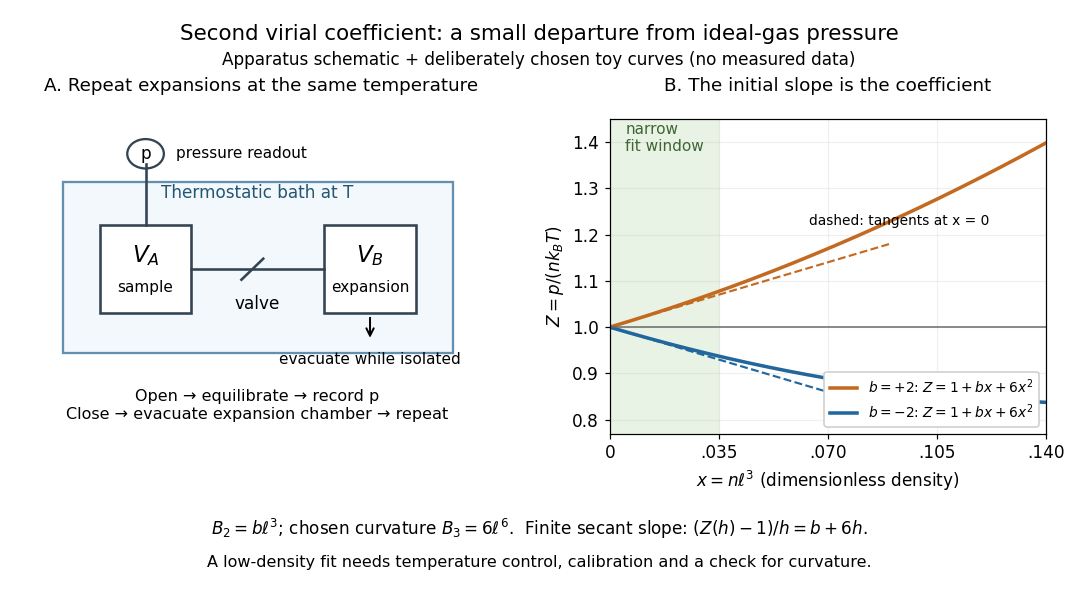

Recreate this plot in Python.
"""Burnett principle and chosen virial polynomials; no measured data.

Tested with Python 3.14.4, NumPy 2.3.5, Matplotlib 3.10.7.
Run from _media: MPLCONFIGDIR=/tmp/codex-wiki-matplotlib python3 ../second-virial-pvt-and-slope.py
The PNG basename is written to the current working directory.
"""

from pathlib import Path

import matplotlib

matplotlib.use("Agg")
import matplotlib.pyplot as plt
from matplotlib.patches import Circle, FancyArrowPatch, Rectangle
import numpy as np


def main():
    plt.rcParams.update({"font.size": 11, "axes.titlesize": 12, "axes.labelsize": 11})
    fig, (apparatus, slopes) = plt.subplots(1, 2, figsize=(9.8, 5.4))
    fig.patch.set_facecolor("white")
    fig.subplots_adjust(left=0.04, right=0.97, bottom=0.27, top=0.80, wspace=0.30)
    fig.suptitle("Second virial coefficient: a small departure from ideal-gas pressure", fontsize=14, y=0.96)
    fig.text(0.5, 0.89, "Apparatus schematic + deliberately chosen toy curves (no measured data)", ha="center", fontsize=11)

    apparatus.set(xlim=(0, 10), ylim=(0, 9))
    apparatus.axis("off")
    apparatus.set_title("A. Repeat expansions at the same temperature", pad=18)
    apparatus.add_patch(Rectangle((0.45, 2.3), 8.95, 4.9, facecolor="#f3f8fc", edgecolor="#6390ae", lw=1.5))
    apparatus.text(4.9, 6.75, "Thermostatic bath at T", ha="center", color="#245670")
    for x, label, desc in [(1.3, "$V_A$", "sample"), (6.45, "$V_B$", "expansion")]:
        apparatus.add_patch(Rectangle((x, 3.45), 2.1, 2.5, facecolor="white", edgecolor="#334452", lw=1.7))
        apparatus.text(x + 1.05, 4.9, label, ha="center", fontsize=15)
        apparatus.text(x + 1.05, 4.05, desc, ha="center", fontsize=10)
    apparatus.plot([3.4, 4.8, 6.45], [4.7, 4.7, 4.7], color="#334452", lw=1.7)
    apparatus.plot([4.55, 5.05], [4.4, 5.0], color="#334452", lw=1.7)
    apparatus.text(4.9, 3.55, "valve", ha="center")
    apparatus.plot([2.35, 2.35], [5.95, 7.7], color="#334452", lw=1.7)
    apparatus.add_patch(Circle((2.35, 8.0), 0.42, facecolor="white", edgecolor="#334452", lw=1.5))
    apparatus.text(2.35, 8.0, "p", ha="center", va="center")
    apparatus.text(3.05, 8.0, "pressure readout", va="center", fontsize=10)
    apparatus.add_patch(FancyArrowPatch((7.5, 3.4), (7.5, 2.65), arrowstyle="->", mutation_scale=12, lw=1.3))
    apparatus.text(7.5, 2.0, "evacuate while isolated", ha="center", fontsize=10)
    apparatus.text(4.9, 0.80, "Open → equilibrate → record p\nClose → evacuate expansion chamber → repeat", ha="center", va="center", fontsize=10.5)

    x = np.linspace(0, 0.14, 400)
    slopes.set_title("B. The initial slope is the coefficient", pad=18)
    slopes.axvspan(0, 0.035, color="#e9f3e5")
    for b, color, label in [(2, "#c36a20", "$b=+2$"), (-2, "#21669c", "$b=-2$")]:
        slopes.plot(x, 1 + b*x + 6*x*x, color=color, lw=2.3, label=label + ": $Z=1+bx+6x^2$")
        tangent_x = np.linspace(0, 0.09, 60)
        slopes.plot(tangent_x, 1 + b*tangent_x, "--", color=color, lw=1.4)
    slopes.axhline(1, color="#6b6b6b", lw=1)
    slopes.set(xlim=(0, 0.14), ylim=(0.77, 1.45), xlabel=r"$x=n\ell^3$ (dimensionless density)", ylabel="$Z=p/(nk_BT)$")
    slopes.set_xticks([0, 0.035, 0.07, 0.105, 0.14], ["0", ".035", ".070", ".105", ".140"])
    slopes.grid(alpha=0.18)
    slopes.text(0.005, 1.38, "narrow\nfit window", fontsize=10, color="#3f6634")
    slopes.legend(loc="lower right", fontsize=9, frameon=True, facecolor="white", framealpha=1)
    slopes.text(0.064, 1.22, "dashed: tangents at x = 0", fontsize=9, rotation=0)
    fig.text(0.5, 0.10, r"$B_2=b\ell^3$; chosen curvature $B_3=6\ell^6$.  Finite secant slope: $(Z(h)-1)/h=b+6h$.", ha="center", fontsize=11)
    fig.text(0.5, 0.045, "A low-density fit needs temperature control, calibration and a check for curvature.", ha="center", fontsize=10.5)
    fig.savefig(Path.cwd() / (Path(__file__).stem + ".png"), dpi=110, facecolor="white", transparent=False)
    plt.close(fig)


if __name__ == "__main__":
    main()
